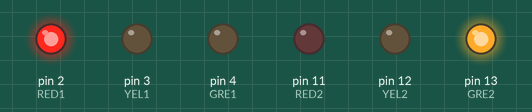
Bench run of a sketch on a simulated Arduino Uno, built with avr-gcc and run on an emulated ATmega328P. On the bench: output pins drawn as LEDs (lit = HIGH).

Above: at 2.5 s.
At 6.0 s:
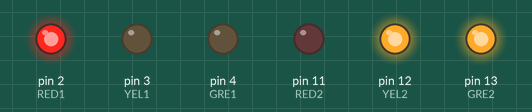
At 9.5 s:
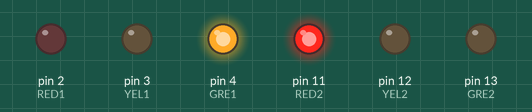
At 13.0 s:
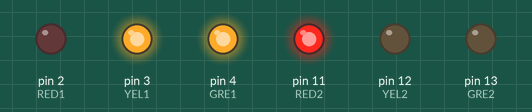
Timing chart, 0 to 18.2 s (numbered marks = the images above):
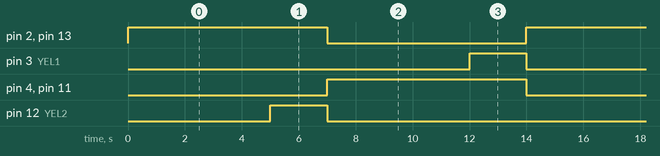

Measured:
- by itself, pin 2 (RED1), pin 4 (GRE1), pin 11 (RED2), pin 13 (GRE2): alternates HIGH for 7.0 s and LOW for 7.0 s
- by itself, pin 3 (YEL1), pin 12 (YEL2): alternates HIGH for 2.0 s and LOW for 12.0 s
- by itself, everything shown: repeats every 14.0 s, in 5 steps

The sketch:

semaforo.ino
```cpp
#define RED1 2
#define YEL1 3
#define GRE1 4
#define RED2 11
#define YEL2 12
#define GRE2 13
#define TIMERED 5000
#define TIMESTOP 2000


// the setup function runs once when you press reset or power the board
void setup() {
  // initialize digital pin LED_BUILTIN as an output.
  pinMode(LED_BUILTIN, OUTPUT);
  pinMode(RED1, OUTPUT);
  pinMode(YEL1, OUTPUT);
  pinMode(GRE1, OUTPUT);
  pinMode(RED2, OUTPUT);
  pinMode(YEL2, OUTPUT);
  pinMode(GRE2, OUTPUT);


}

// the loop function runs over and over again forever
void loop() {
  digitalWrite(RED1, HIGH);   // turn the LED on (HIGH is the voltage level)
  digitalWrite(GRE2, HIGH);   // turn the LED on (HIGH is the voltage level)
  delay (TIMERED);
  digitalWrite(YEL2,HIGH);
  delay(TIMESTOP);

  digitalWrite(RED1, LOW);
  digitalWrite(GRE1, HIGH);
  digitalWrite(GRE2, LOW);

  digitalWrite(RED2,HIGH);
  digitalWrite(YEL2,LOW);
  delay (TIMERED);
  digitalWrite(YEL1, HIGH);
  delay(TIMESTOP);
  digitalWrite(YEL1, LOW);
  digitalWrite(RED2, LOW);
  digitalWrite(GRE1, LOW);

}
```
